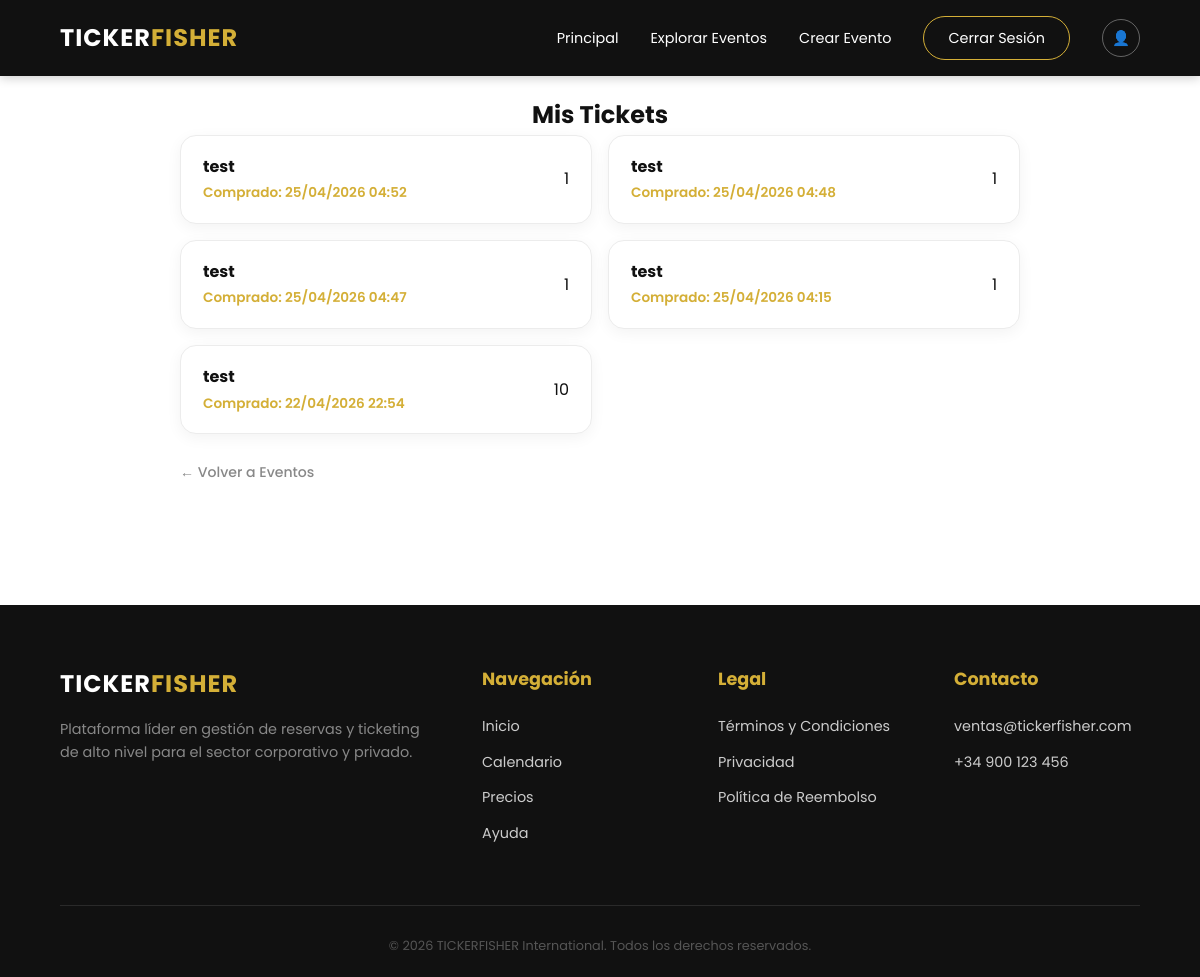
The page /user/mis-tickets/ (signed in) on the database its author committed.
### apps/tickets/models.py (models this page shows, shortened)
class Ticket(models.Model):
    usuario = models.ForeignKey(Usuario, on_delete=models.CASCADE, related_name='tickets')
    evento = models.ForeignKey(Evento, on_delete=models.CASCADE, related_name='tickets')
    cantidad = models.PositiveIntegerField(default=1)
    fecha_compra = models.DateTimeField(auto_now_add=True)
    activo = models.BooleanField(default=True)
    reserva = models.ForeignKey(Reserva, on_delete=models.CASCADE, related_name='tickets')######### feedback
    class Meta:
        verbose_name = 'Ticket'
        verbose_name_plural = 'Tickets'
        ordering = ['-fecha_compra']

### apps/events/models.py (models this page shows, shortened)
class Evento(models.Model):
    nombre = models.CharField(max_length=200)
    lugar = models.CharField(max_length=255)
    fecha = models.DateField()
    hora = models.TimeField()
    categoria = models.CharField(
        max_length=50,
        choices=[
            ('Empresariales', 'Empresariales'),
            ('Conciertos', 'Conciertos'),
            ('Deportes', 'Deportes'),
            ('Festivales', 'Festivales'),
        ],
        default='Empresariales'
    )
    precio = models.DecimalField(max_digits=8, decimal_places=2, default=0.00)
    descripcion = models.TextField(blank=True)
    organizador = models.ForeignKey(Usuario, on_delete=models.CASCADE, related_name='eventos')
    fecha_creacion = models.DateTimeField(auto_now_add=True)
    activo = models.BooleanField(default=True)
    capacidad = models.PositiveIntegerField(default=100)  # Capacidad máxima del evento
    class Meta:
        verbose_name = 'Evento'
        verbose_name_plural = 'Eventos'
        ordering = ['-fecha_creacion']
    def __str__(self):
        return self.nombre

### apps/end_user/views.py (the view)
# urls.py: path('mis-tickets/', views.mis_tickets_view, name='mis_tickets'),
@login_required(login_url='accounts:login')
def mis_tickets_view(request):
    tickets = Ticket.objects.filter(usuario=request.user, activo=True).select_related('evento')
    return render(request, 'usuario/mis_tickets.html', {'tickets': tickets})

### apps/accounts/models.py (called while the page is built)
    def es_admin(self):
        return self.is_superuser or (self.rol and self.rol.nombre == 'admin')

    def es_organizador(self):
        return self.is_superuser or (self.rol and self.rol.nombre == 'organizador')

### apps/end_user/templates/usuario/mis_tickets.html (shortened to what this page needs)
{% extends 'landing.html' %}
{% load static %}
{% block content %}
<div style="margin-bottom: 10%">
	<h2 style="margin-top: 20px; text-align: center;">Mis Tickets</h2>
	<div class="ticket-body">
		{% if tickets %}
			<ul class="ticket-list">
				{% for t in tickets %}
					<li class="ticket-card">
						<a href="{% url 'end_user:ticket_detalle' t.id %}" class="ticket-link">
							<div>
								<strong class="ticket-tittle">{{ t.evento }}</strong><br>
								<small class="ticket-date">Comprado: {{ t.fecha_compra|date:"d/m/Y H:i" }}</small>
							</div>
							<div class="ticket-meta">
								<span class="badge bg-primary rounded-pill">{{ t.cantidad }}</span>
							</div>
						</a>
					</li>
				{% endfor %}
			</ul>
					{% endif %}
				</div>
			<div style="margin-left: 15%; margin-top: 25px;">
				<a href="{% url 'end_user:eventos' %}" class="btn-volver">← Volver a Eventos</a>
			</div>
	</div>
{% endblock %}

### static/css/style.css (style rules this page uses)
:root { --amarillo-principal: #D4AF37; --amarillo-suave: #F4E7B5; --amarillo-hover: #C9A227; --negro-principal: #111111; --negro-suave: #1E1E1E; --gris-oscuro: #2A2A2A; --blanco: #FFFFFF; --fondo-alterno: #F8F8F8; --bordes: #ECECEC; --shadow: 0 4px 15px rgba(0, 0, 0, 0.05); --transition: all 0.3s ease; }
* { margin: 0; padding: 0; box-sizing: border-box; }
body { font-family: 'Poppins', sans-serif; background-color: var(--blanco); color: var(--negro-principal); line-height: 1.6; }
.btn-volver { color: #888; text-decoration: none; font-size: 0.88rem; font-weight: 500; transition: var(--transition); }
.ticket-card { background: var(--blanco); border-radius: 16px; overflow: hidden; border: 1px solid var(--bordes); transition: var(--transition); padding: 20px; }
.ticket-date { color: var(--amarillo-principal); font-size: 0.85rem; font-weight: 600; margin-bottom: 5px; }
.ticket-list { display: grid; grid-template-columns: repeat(auto-fill, minmax(300px, 1fr)); gap: 10px; }
.ticket-body { width: 70%; margin-left: 15%; align-items: center; }

### apps/end_user/templates/usuario/mis_tickets.html (style rules this page uses)
.ticket-list { list-style: none; padding: 0; margin: 0; display: grid; gap: 16px; }
.ticket-card { border: 1px solid var(--bordes); border-radius: 16px; background: var(--blanco); padding: 18px 22px; box-shadow: var(--shadow); }
.ticket-link { display: flex; justify-content: space-between; align-items: center; text-decoration: none; color: inherit; gap: 16px; }
.ticket-meta { display: flex; align-items: center; gap: 10px; }

### rows shown on the page
Ticket: evento "test", fecha_compra "25/04/2026 04:52", cantidad "1"
Ticket: evento "test", fecha_compra "25/04/2026 04:48", cantidad "1"
Ticket: evento "test", fecha_compra "25/04/2026 04:47", cantidad "1"
Ticket: evento "test", fecha_compra "25/04/2026 04:15", cantidad "1"
Ticket: evento "test", fecha_compra "22/04/2026 22:54", cantidad "10"
